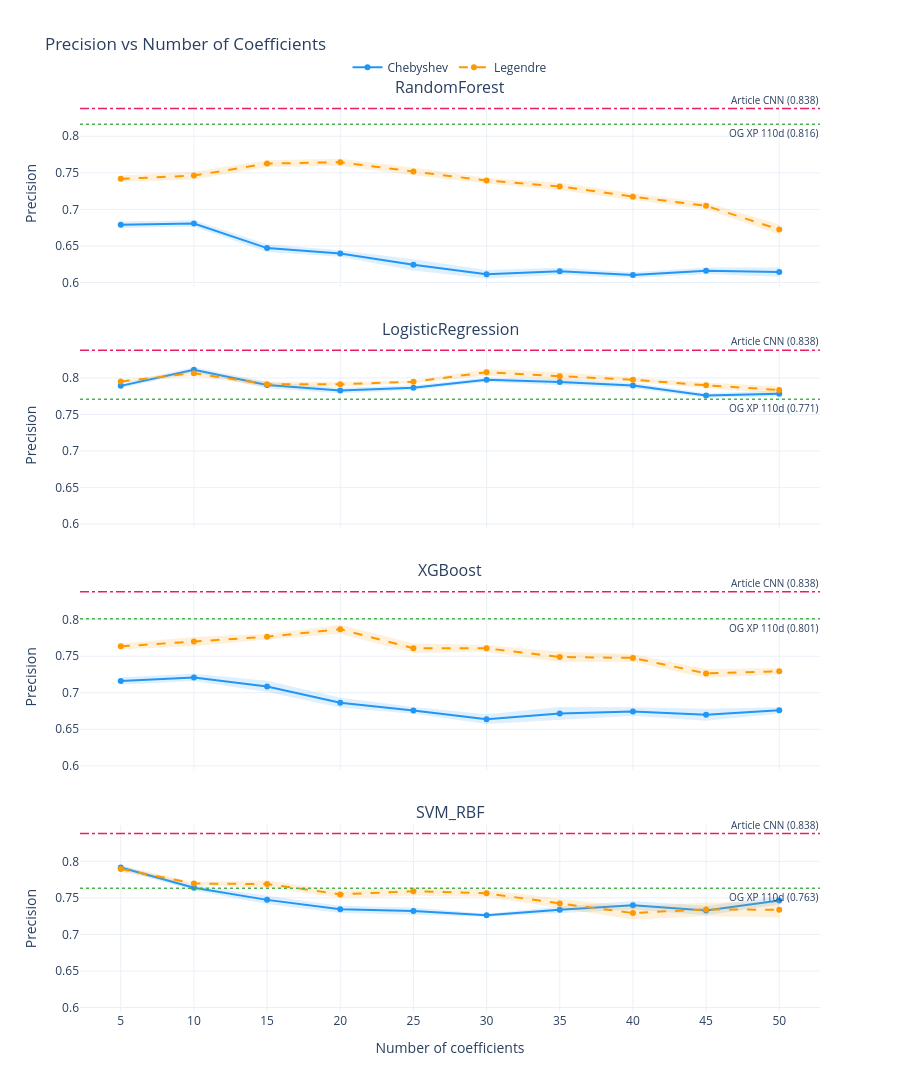

Notebook code cell kept with this figure:
### Code cell
fig_prec = plot_efficiency("precision", "Precision", art_ref=ART_PREC)
try:
    fig_prec.write_image(str(RESULTS_DIR / "focused_efficiency_precision.png"), scale=2)
except Exception as e:
    print(f"Static export skipped: {e}")
fig_prec.show()

### Figure 1 — Plotly figure (JSON) as saved in the notebook; plotly's stock layout.template omitted (floating-point values rounded to 4 significant figures)
{"data": [{"hovertemplate": "Chebyshev<br>n_coeffs=%{x}<br>precision=%{y:.4f}<extra></extra>", "legendgroup": "chebyshev", "line": {"color": "#2196F3", "dash": "solid"}, "marker": {"size": 6}, "mode": "lines+markers", "name": "Chebyshev", "showlegend": true, "type": "scatter", "x": [5, 10, 15, 20, 25, 30, 35, 40, 45, 50], "xaxis": "x", "y": [0.679, 0.6807, 0.647, 0.6397, 0.6241, 0.6113, 0.6153, 0.6101, 0.6161, 0.6142], "yaxis": "y"}, {"fill": "toself", "fillcolor": "rgba(33,150,243,0.15)", "hoverinfo": "skip", "line": {"width": 0}, "mode": "lines", "showlegend": false, "type": "scatter", "x": [5, 10, 15, 20, 25, 30, 35, 40, 45, 50, 50, 45, 40, 35, 30, 25, 20, 15, 10, 5], "xaxis": "x", "y": [0.6836, 0.6851, 0.6523, 0.6441, 0.6319, 0.6171, 0.6201, 0.6139, 0.6205, 0.6204, 0.6079, 0.6117, 0.6062, 0.6106, 0.6055, 0.6164, 0.6353, 0.6417, 0.6763, 0.6745], "yaxis": "y"}, {"hovertemplate": "Legendre<br>n_coeffs=%{x}<br>precision=%{y:.4f}<extra></extra>", "legendgroup": "legendre", "line": {"color": "#FF9800", "dash": "dash"}, "marker": {"size": 6}, "mode": "lines+markers", "name": "Legendre", "showlegend": true, "type": "scatter", "x": [5, 10, 15, 20, 25, 30, 35, 40, 45, 50], "xaxis": "x", "y": [0.7418, 0.7462, 0.7627, 0.7645, 0.7518, 0.7394, 0.7314, 0.7174, 0.7048, 0.6725], "yaxis": "y"}, {"fill": "toself", "fillcolor": "rgba(255,152,0,0.15)", "hoverinfo": "skip", "line": {"width": 0}, "mode": "lines", "showlegend": false, "type": "scatter", "x": [5, 10, 15, 20, 25, 30, 35, 40, 45, 50, 50, 45, 40, 35, 30, 25, 20, 15, 10, 5], "xaxis": "x", "y": [0.7462, 0.7515, 0.7672, 0.7694, 0.7569, 0.7434, 0.7365, 0.7221, 0.7096, 0.6793, 0.6658, 0.7001, 0.7127, 0.7263, 0.7354, 0.7466, 0.7597, 0.7581, 0.741, 0.7373], "yaxis": "y"}, {"hovertemplate": "Chebyshev<br>n_coeffs=%{x}<br>precision=%{y:.4f}<extra></extra>", "legendgroup": "chebyshev", "line": {"color": "#2196F3", "dash": "solid"}, "marker": {"size": 6}, "mode": "lines+markers", "name": "Chebyshev", "showlegend": false, "type": "scatter", "x": [5, 10, 15, 20, 25, 30, 35, 40, 45, 50], "xaxis": "x2", "y": [0.7892, 0.8113, 0.7904, 0.7828, 0.7867, 0.7975, 0.7944, 0.7897, 0.7759, 0.7786], "yaxis": "y2"}, {"fill": "toself", "fillcolor": "rgba(33,150,243,0.15)", "hoverinfo": "skip", "line": {"width": 0}, "mode": "lines", "showlegend": false, "type": "scatter", "x": [5, 10, 15, 20, 25, 30, 35, 40, 45, 50, 50, 45, 40, 35, 30, 25, 20, 15, 10, 5], "xaxis": "x2", "y": [0.7922, 0.8148, 0.7948, 0.7865, 0.79, 0.8004, 0.7986, 0.7934, 0.779, 0.7824, 0.7747, 0.7728, 0.786, 0.7903, 0.7945, 0.7835, 0.779, 0.786, 0.8078, 0.7862], "yaxis": "y2"}, {"hovertemplate": "Legendre<br>n_coeffs=%{x}<br>precision=%{y:.4f}<extra></extra>", "legendgroup": "legendre", "line": {"color": "#FF9800", "dash": "dash"}, "marker": {"size": 6}, "mode": "lines+markers", "name": "Legendre", "showlegend": false, "type": "scatter", "x": [5, 10, 15, 20, 25, 30, 35, 40, 45, 50], "xaxis": "x2", "y": [0.7953, 0.8065, 0.7912, 0.7913, 0.7949, 0.8077, 0.8025, 0.7976, 0.79, 0.7835], "yaxis": "y2"}, {"fill": "toself", "fillcolor": "rgba(255,152,0,0.15)", "hoverinfo": "skip", "line": {"width": 0}, "mode": "lines", "showlegend": false, "type": "scatter", "x": [5, 10, 15, 20, 25, 30, 35, 40, 45, 50, 50, 45, 40, 35, 30, 25, 20, 15, 10, 5], "xaxis": "x2", "y": [0.797, 0.8102, 0.7948, 0.7945, 0.7965, 0.8124, 0.8077, 0.8005, 0.7936, 0.7884, 0.7785, 0.7864, 0.7947, 0.7973, 0.8031, 0.7932, 0.7882, 0.7877, 0.8029, 0.7935], "yaxis": "y2"}, {"hovertemplate": "Chebyshev<br>n_coeffs=%{x}<br>precision=%{y:.4f}<extra></extra>", "legendgroup": "chebyshev", "line": {"color": "#2196F3", "dash": "solid"}, "marker": {"size": 6}, "mode": "lines+markers", "name": "Chebyshev", "showlegend": false, "type": "scatter", "x": [5, 10, 15, 20, 25, 30, 35, 40, 45, 50], "xaxis": "x3", "y": [0.7161, 0.7209, 0.7086, 0.6864, 0.6758, 0.6638, 0.6718, 0.6742, 0.6699, 0.676], "yaxis": "y3"}, {"fill": "toself", "fillcolor": "rgba(33,150,243,0.15)", "hoverinfo": "skip", "line": {"width": 0}, "mode": "lines", "showlegend": false, "type": "scatter", "x": [5, 10, 15, 20, 25, 30, 35, 40, 45, 50, 50, 45, 40, 35, 30, 25, 20, 15, 10, 5], "xaxis": "x3", "y": [0.7212, 0.7258, 0.7163, 0.693, 0.6804, 0.6704, 0.6805, 0.68, 0.6782, 0.6803, 0.6717, 0.6616, 0.6685, 0.663, 0.6571, 0.6711, 0.6798, 0.701, 0.7159, 0.7111], "yaxis": "y3"}, {"hovertemplate": "Legendre<br>n_coeffs=%{x}<br>precision=%{y:.4f}<extra></extra>", "legendgroup": "legendre", "line": {"color": "#FF9800", "dash": "dash"}, "marker": {"size": 6}, "mode": "lines+markers", "name": "Legendre", "showlegend": false, "type": "scatter", "x": [5, 10, 15, 20, 25, 30, 35, 40, 45, 50], "xaxis": "x3", "y": [0.7635, 0.77, 0.7766, 0.7869, 0.7609, 0.7608, 0.7489, 0.7476, 0.7265, 0.7294], "yaxis": "y3"}, {"fill": "toself", "fillcolor": "rgba(255,152,0,0.15)", "hoverinfo": "skip", "line": {"width": 0}, "mode": "lines", "showlegend": false, "type": "scatter", "x": [5, 10, 15, 20, 25, 30, 35, 40, 45, 50, 50, 45, 40, 35, 30, 25, 20, 15, 10, 5], "xaxis": "x3", "y": [0.7674, 0.7763, 0.7803, 0.7931, 0.7673, 0.7653, 0.7561, 0.7529, 0.7326, 0.7336, 0.7252, 0.7204, 0.7424, 0.7417, 0.7562, 0.7544, 0.7808, 0.7729, 0.7637, 0.7597], "yaxis": "y3"}, {"hovertemplate": "Chebyshev<br>n_coeffs=%{x}<br>precision=%{y:.4f}<extra></extra>", "legendgroup": "chebyshev", "line": {"color": "#2196F3", "dash": "solid"}, "marker": {"size": 6}, "mode": "lines+markers", "name": "Chebyshev", "showlegend": false, "type": "scatter", "x": [5, 10, 15, 20, 25, 30, 35, 40, 45, 50], "xaxis": "x4", "y": [0.7915, 0.7638, 0.7473, 0.7343, 0.7319, 0.7262, 0.7339, 0.7399, 0.7329, 0.7465], "yaxis": "y4"}, {"fill": "toself", "fillcolor": "rgba(33,150,243,0.15)", "hoverinfo": "skip", "line": {"width": 0}, "mode": "lines", "showlegend": false, "type": "scatter", "x": [5, 10, 15, 20, 25, 30, 35, 40, 45, 50, 50, 45, 40, 35, 30, 25, 20, 15, 10, 5], "xaxis": "x4", "y": [0.7945, 0.7675, 0.7529, 0.7393, 0.7368, 0.7283, 0.7383, 0.7458, 0.7394, 0.7519, 0.7411, 0.7263, 0.734, 0.7295, 0.7241, 0.7271, 0.7292, 0.7416, 0.7601, 0.7885], "yaxis": "y4"}, {"hovertemplate": "Legendre<br>n_coeffs=%{x}<br>precision=%{y:.4f}<extra></extra>", "legendgroup": "legendre", "line": {"color": "#FF9800", "dash": "dash"}, "marker": {"size": 6}, "mode": "lines+markers", "name": "Legendre", "showlegend": false, "type": "scatter", "x": [5, 10, 15, 20, 25, 30, 35, 40, 45, 50], "xaxis": "x4", "y": [0.7894, 0.7695, 0.7689, 0.7548, 0.759, 0.7563, 0.7423, 0.7293, 0.7342, 0.7337], "yaxis": "y4"}, {"fill": "toself", "fillcolor": "rgba(255,152,0,0.15)", "hoverinfo": "skip", "line": {"width": 0}, "mode": "lines", "showlegend": false, "type": "scatter", "x": [5, 10, 15, 20, 25, 30, 35, 40, 45, 50, 50, 45, 40, 35, 30, 25, 20, 15, 10, 5], "xaxis": "x4", "y": [0.7939, 0.7718, 0.7741, 0.7595, 0.765, 0.7611, 0.7487, 0.7382, 0.7435, 0.7444, 0.723, 0.7248, 0.7205, 0.736, 0.7514, 0.753, 0.7501, 0.7638, 0.7673, 0.7849], "yaxis": "y4"}], "layout": {"annotations": [{"font": {"size": 16}, "showarrow": false, "text": "RandomForest", "x": 0.5, "xanchor": "center", "xref": "paper", "y": 1, "yanchor": "bottom", "yref": "paper"}, {"font": {"size": 16}, "showarrow": false, "text": "LogisticRegression", "x": 0.5, "xanchor": "center", "xref": "paper", "y": 0.735, "yanchor": "bottom", "yref": "paper"}, {"font": {"size": 16}, "showarrow": false, "text": "XGBoost", "x": 0.5, "xanchor": "center", "xref": "paper", "y": 0.47, "yanchor": "bottom", "yref": "paper"}, {"font": {"size": 16}, "showarrow": false, "text": "SVM_RBF", "x": 0.5, "xanchor": "center", "xref": "paper", "y": 0.205, "yanchor": "bottom", "yref": "paper"}, {"font": {"size": 10}, "showarrow": false, "text": "OG XP 110d (0.816)", "x": 1, "xanchor": "right", "xref": "x domain", "y": 0.8163, "yanchor": "top", "yref": "y"}, {"font": {"size": 10}, "showarrow": false, "text": "Article CNN (0.838)", "x": 1, "xanchor": "right", "xref": "x domain", "y": 0.838, "yanchor": "bottom", "yref": "y"}, {"font": {"size": 10}, "showarrow": false, "text": "OG XP 110d (0.771)", "x": 1, "xanchor": "right", "xref": "x2 domain", "y": 0.7709, "yanchor": "top", "yref": "y2"}, {"font": {"size": 10}, "showarrow": false, "text": "Article CNN (0.838)", "x": 1, "xanchor": "right", "xref": "x2 domain", "y": 0.838, "yanchor": "bottom", "yref": "y2"}, {"font": {"size": 10}, "showarrow": false, "text": "OG XP 110d (0.801)", "x": 1, "xanchor": "right", "xref": "x3 domain", "y": 0.8011, "yanchor": "top", "yref": "y3"}, {"font": {"size": 10}, "showarrow": false, "text": "Article CNN (0.838)", "x": 1, "xanchor": "right", "xref": "x3 domain", "y": 0.838, "yanchor": "bottom", "yref": "y3"}, {"font": {"size": 10}, "showarrow": false, "text": "OG XP 110d (0.763)", "x": 1, "xanchor": "right", "xref": "x4 domain", "y": 0.7631, "yanchor": "top", "yref": "y4"}, {"font": {"size": 10}, "showarrow": false, "text": "Article CNN (0.838)", "x": 1, "xanchor": "right", "xref": "x4 domain", "y": 0.838, "yanchor": "bottom", "yref": "y4"}], "height": 1400, "legend": {"orientation": "h", "x": 0.5, "xanchor": "center", "y": 1.02, "yanchor": "bottom"}, "shapes": [{"line": {"color": "#4CAF50", "dash": "dot", "width": 1.5}, "type": "line", "x0": 0, "x1": 1, "xref": "x domain", "y0": 0.8163, "y1": 0.8163, "yref": "y"}, {"line": {"color": "#E91E63", "dash": "dashdot", "width": 1.5}, "type": "line", "x0": 0, "x1": 1, "xref": "x domain", "y0": 0.838, "y1": 0.838, "yref": "y"}, {"line": {"color": "#4CAF50", "dash": "dot", "width": 1.5}, "type": "line", "x0": 0, "x1": 1, "xref": "x2 domain", "y0": 0.7709, "y1": 0.7709, "yref": "y2"}, {"line": {"color": "#E91E63", "dash": "dashdot", "width": 1.5}, "type": "line", "x0": 0, "x1": 1, "xref": "x2 domain", "y0": 0.838, "y1": 0.838, "yref": "y2"}, {"line": {"color": "#4CAF50", "dash": "dot", "width": 1.5}, "type": "line", "x0": 0, "x1": 1, "xref": "x3 domain", "y0": 0.8011, "y1": 0.8011, "yref": "y3"}, {"line": {"color": "#E91E63", "dash": "dashdot", "width": 1.5}, "type": "line", "x0": 0, "x1": 1, "xref": "x3 domain", "y0": 0.838, "y1": 0.838, "yref": "y3"}, {"line": {"color": "#4CAF50", "dash": "dot", "width": 1.5}, "type": "line", "x0": 0, "x1": 1, "xref": "x4 domain", "y0": 0.7631, "y1": 0.7631, "yref": "y4"}, {"line": {"color": "#E91E63", "dash": "dashdot", "width": 1.5}, "type": "line", "x0": 0, "x1": 1, "xref": "x4 domain", "y0": 0.838, "y1": 0.838, "yref": "y4"}], "title": {"text": "Precision vs Number of Coefficients"}, "xaxis": {"anchor": "y", "domain": [0, 1], "matches": "x4", "showticklabels": false}, "xaxis2": {"anchor": "y2", "domain": [0, 1], "matches": "x4", "showticklabels": false}, "xaxis3": {"anchor": "y3", "domain": [0, 1], "matches": "x4", "showticklabels": false}, "xaxis4": {"anchor": "y4", "domain": [0, 1], "tickvals": [5, 10, 15, 20, 25, 30, 35, 40, 45, 50], "title": {"text": "Number of coefficients"}}, "yaxis": {"anchor": "x", "domain": [0.795, 1], "range": [0.5939, 0.8496], "title": {"text": "Precision"}}, "yaxis2": {"anchor": "x2", "domain": [0.53, 0.735], "range": [0.5939, 0.8496], "title": {"text": "Precision"}}, "yaxis3": {"anchor": "x3", "domain": [0.265, 0.47], "range": [0.5939, 0.8496], "title": {"text": "Precision"}}, "yaxis4": {"anchor": "x4", "domain": [0, 0.205], "range": [0.5939, 0.8496], "title": {"text": "Precision"}}}}
